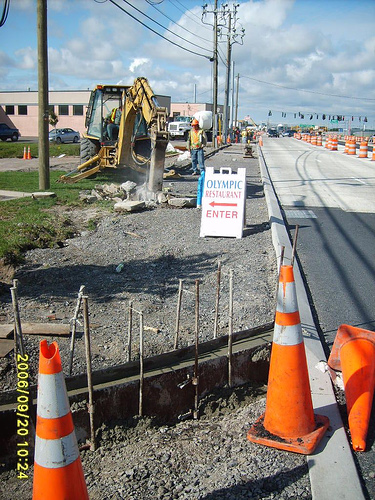
#> input picture Lab-1 source/building_1.jpg, 375 x 500 px, found by its file name
$ python SIFT_algorithm.py   (older library calls are emulated)
#> lines starting #> are read from the running program, lines starting #| are printed output that depends on the picture
import numpy as np
import cv2
import matplotlib.pyplot as plt
import os


dataset_path = '/Users/lakshmikorrapati/Downloads/test'
img_building = cv2.imread(os.path.join(dataset_path, 'building_1.jpg'))
#> img_building is the input picture: shape (500, 375, 3); mean B, G, R 125.1, 129.6, 132.5
img_building = cv2.cvtColor(img_building, cv2.COLOR_BGR2RGB)  # Convert from cv's BRG default color order to RGB

orb = cv2.ORB_create()  # OpenCV 3 backward incompatibility: Do not create a detector with `cv2.ORB()`.
key_points, description = orb.detectAndCompute(img_building, None)
#> key_points = 500 keypoints; strongest (x, y, size): (223, 171, 31), (227, 172, 31), (161, 129, 31), (223, 172, 37.2)
img_building_keypoints = cv2.drawKeypoints(img_building,
                                           key_points,
                                           img_building,
                                           flags=cv2.DRAW_MATCHES_FLAGS_DRAW_RICH_KEYPOINTS) # Draw circles.
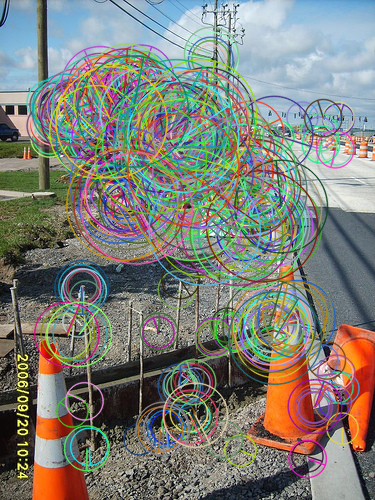
#> img_building_keypoints: shape (500, 375, 3); mean R, G, B 127.1, 128.3, 120.8
plt.figure(figsize=(16, 16))
plt.title('ORB Interest Points')
plt.imshow(img_building_keypoints); plt.show()


def image_detect_and_compute(detector, img_name):
    """Detect and compute interest points and their descriptors."""
#> called with img_name = 'building_1.jpg'
    img = cv2.imread(os.path.join(dataset_path, img_name))
    img = cv2.cvtColor(img, cv2.COLOR_BGR2GRAY)
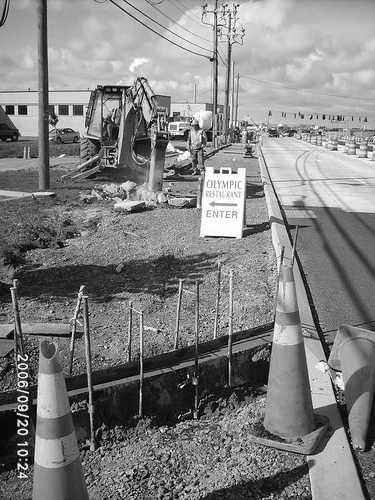
#> img: shape (500, 375); min 0, max 255, mean 130
    kp, des = detector.detectAndCompute(img, None)
#> kp = 500 keypoints; strongest (x, y, size): (223, 171, 31), (227, 172, 31), (161, 129, 31), (110, 154, 31)
    return img, kp, des


def draw_image_matches(detector, img1_name, img2_name, nmatches=10):
    """Draw ORB feature matches of the given two images."""
    img1, kp1, des1 = image_detect_and_compute(detector, img1_name)
#> kp1 has the same summary as kp in image_detect_and_compute
    img2, kp2, des2 = image_detect_and_compute(detector, img2_name)

    bf = cv2.BFMatcher(cv2.NORM_HAMMING, crossCheck=True)
    matches = bf.match(des1, des2)
    matches = sorted(matches, key=lambda x: x.distance)  # Sort matches by distance.  Best come first.

    img_matches = cv2.drawMatches(img1, kp1, img2, kp2, matches[:nmatches], img2, flags=2)  # Show top 10 matches
    plt.figure(figsize=(16, 16))
    plt.title(type(detector))
    plt.imshow(img_matches);
    plt.show()


orb = cv2.ORB_create()
#> (the run stopped early here; a loop or call above may not have finished)
